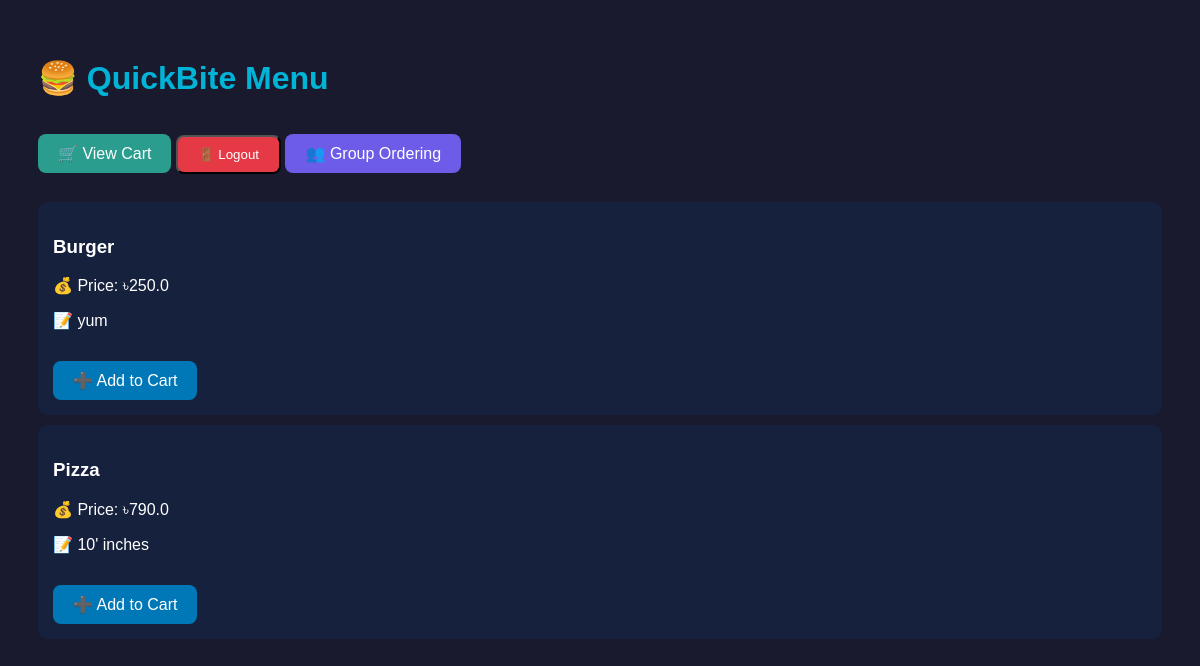
Screenshot of / (signed in) with the database file from the repository.
### menu/models.py (models this page shows, shortened)
class MenuItem(models.Model):
    name = models.CharField(max_length=100)
    description = models.TextField()
    price = models.FloatField()
    ingredients = models.TextField()

### menu/views.py (the view)
# urls.py: path('', menu_views.home, name='home'),
def home(request):
    items = MenuItem.objects.all()
    user_allergies = []
    if request.user.is_authenticated and request.user.allergies:
        user_allergies = [a.strip().lower() for a in request.user.allergies.split(',')]
    return render(request, 'home.html', {
        'items': items,
        'user_allergies': user_allergies
    })

### templates/home.html (shortened to what this page needs)
<!DOCTYPE html>
<html>
<head>
</head>
<body>
<h1>🍔 QuickBite Menu</h1>
<a class="btn cart-btn" href="{% url 'view_cart' %}">🛒 View Cart</a>
{% if user.is_authenticated %}
    <form method="post" action="{% url 'logout' %}" style="display:inline;">
        <button type="submit" class="btn" style="background:#e63946;">
            🚪 Logout
        </button>
    </form>
{% else %}
    <a class="btn" href="{% url 'login' %}" style="background:#00b4d8;">
        🔐 Login
    </a>
{% endif %}
<a class="btn" href="{% url 'group_list' %}" style="background:#6c5ce7;">
    👥 Group Ordering
</a>
<br><br>
{% for item in items %}
<div class="item">
    <h3>{{ item.name }}</h3>
    <p>💰 Price: ৳{{ item.price }}</p>
    <p>📝 {{ item.description }}</p>
    <a class="btn add" href="/menu/add/{{ item.id }}/">➕ Add to Cart</a>
</div>
{% endfor %}
</body>
</html>

### templates/home.html (style rules this page uses)
body { font-family: Arial; background: #1a1a2e; color: white; padding: 30px; }
h1 { color: #00b4d8; }
.item { background: #16213e; padding: 15px; margin: 10px 0; border-radius: 10px; }
.btn { color: white; text-decoration: none; padding: 10px 20px; border-radius: 8px; display: inline-block; margin-top: 15px; }
.add { background: #0077b6; }
.cart-btn { background: #2a9d8f; }

### rows the page displays
MenuItem: name "Burger", price "250.0", description "yum"
MenuItem: name "Pizza", price "790.0", description "10' inches"
